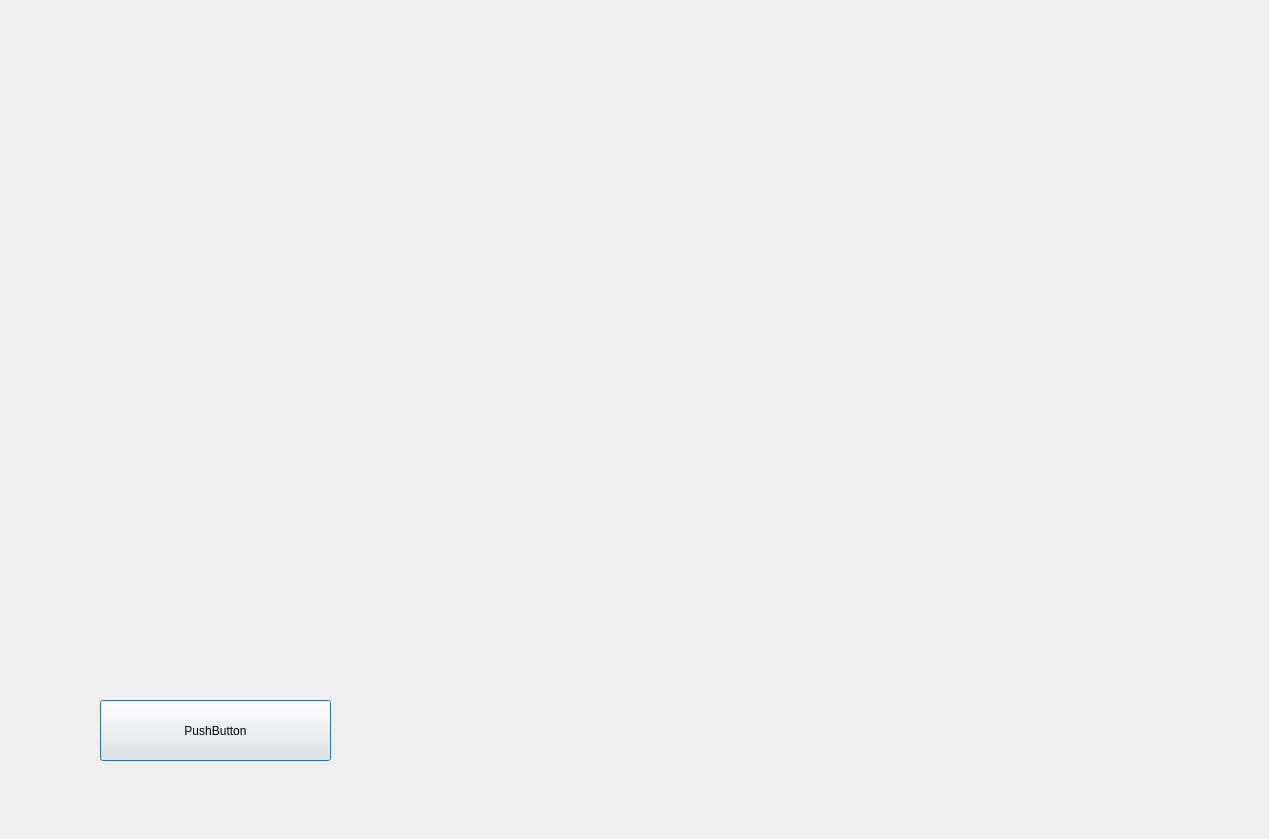
<?xml version="1.0" encoding="UTF-8"?>
<ui version="4.0">
 <class>Dialog</class>
 <widget class="QDialog" name="Dialog">
  <property name="geometry">
   <rect>
    <x>0</x>
    <y>0</y>
    <width>1269</width>
    <height>839</height>
   </rect>
  </property>
  <property name="windowTitle">
   <string>Dialog</string>
  </property>
  <property name="styleSheet">
   <string notr="true">background-image: url(:/arr.jpg);</string>
  </property>
  <widget class="QLabel" name="label">
   <property name="geometry">
    <rect>
     <x>500</x>
     <y>150</y>
     <width>291</width>
     <height>101</height>
    </rect>
   </property>
   <property name="text">
    <string>&lt;html&gt;&lt;head/&gt;&lt;body&gt;&lt;p align=&quot;center&quot;&gt;&lt;img src=&quot;:/coleur.png&quot;/&gt;&lt;/p&gt;&lt;/body&gt;&lt;/html&gt;</string>
   </property>
  </widget>
  <widget class="QPushButton" name="pushButton">
   <property name="geometry">
    <rect>
     <x>100</x>
     <y>700</y>
     <width>231</width>
     <height>61</height>
    </rect>
   </property>
   <property name="text">
    <string>PushButton</string>
   </property>
  </widget>
 </widget>
 <resources>
  <include location="image.qrc"/>
  <include location="nnn.qrc"/>
 </resources>
 <connections>
  <connection>
   <sender>pushButton</sender>
   <signal>clicked()</signal>
   <receiver>Dialog</receiver>
   <slot>Executer()</slot>
   <hints>
    <hint type="sourcelabel">
     <x>289</x>
     <y>719</y>
    </hint>
    <hint type="destinationlabel">
     <x>482</x>
     <y>534</y>
    </hint>
   </hints>
  </connection>
 </connections>
 <slots>
  <slot>Executer()</slot>
 </slots>
</ui>
